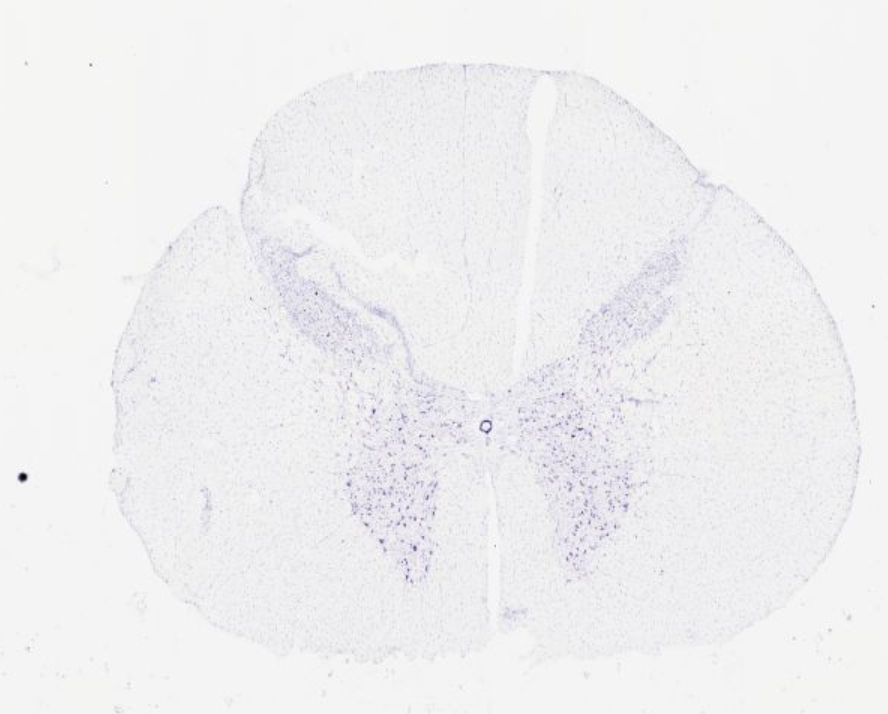
#> input picture afbeelding ruggenmerg makaak .png, 888 x 714 px
$ python stroomspier5.py
#> lines starting #> are read from the running program, lines starting #| are printed output that depends on the picture; after the words box and inside, x2 and y2 are one past the last pixel; in counts of white or black regions, pixels touching at a corner belong together
import cv2
import numpy as np
import pandas as pd
import matplotlib.pyplot as plt
from matplotlib.widgets import Slider, TextBox, Button


# settings

image_file = "afbeelding ruggenmerg makaak .png"
csv_file = "metaMN.csv"

number_of_neurons = 500

muscle_x_shift = 46.1
muscle_y_shift = 33.8
muscle_scale = 7.4

max_muscle_distance = 2.0

mu0 = 4 * np.pi * 10**-7
meters_per_unit = 0.0001

target_muscle = 1

off_target_penalty = 3.0
current_penalty = 0.5

# these steps are not too small, otherwise the optimization becomes slow
optimization_x_values = np.arange(30, 71, 3)
optimization_y_values = np.arange(15, 56, 3)
optimization_current_values = np.arange(0.02, 0.51, 0.03)

best_result = None
all_results_dataframe = None


# load image

image = cv2.imread(image_file)
#> image is the input picture: shape (714, 888, 3); mean B, G, R 240.5, 239.1, 239.3

if image is None:
    print("Image not found. Check the image file name.")
    exit()

image_rgb = cv2.cvtColor(image, cv2.COLOR_BGR2RGB)
image_hsv = cv2.cvtColor(image, cv2.COLOR_BGR2HSV)
#> image_hsv: shape (714, 888, 3); mean H, S, V 57, 1.8, 240.6

height, width, channels = image.shape
#> height = 714; width = 888; channels = 3

print("Image width:", width)
#| Image width: 888
print("Image height:", height)
#| Image height: 714


# find the blue / purple area in the image

lower_blue = np.array([70, 3, 80])
upper_blue = np.array([170, 80, 255])

blue_mask = cv2.inRange(image_hsv, lower_blue, upper_blue)
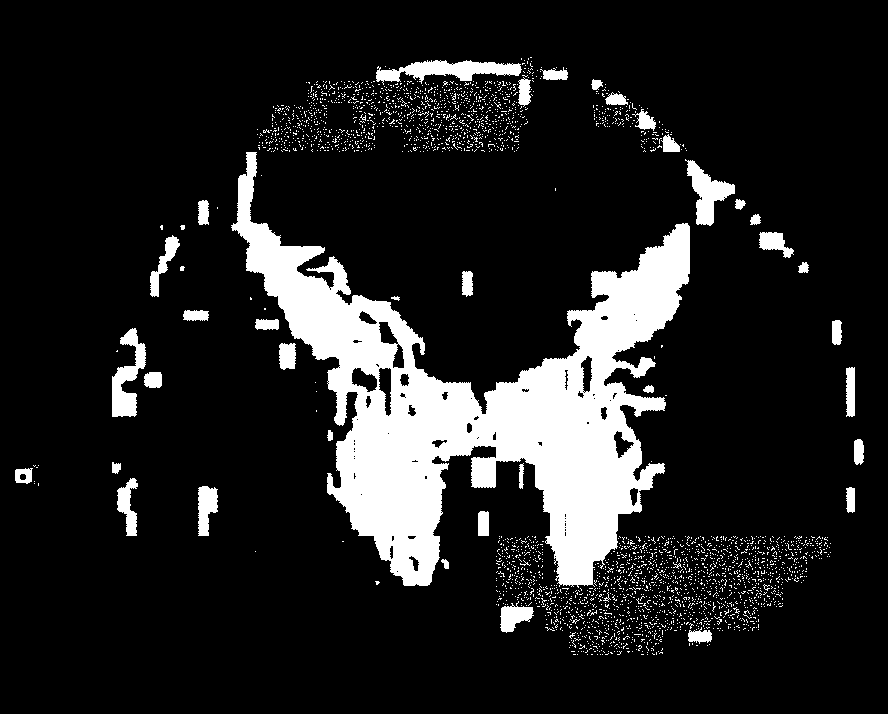
#> blue_mask: shape (714, 888); 13.5% white; 2932 white regions (2891 under 20 px), largest, box (x1, y1, x2, y2) and area: (231, 152, 690, 588) 65558, (376, 60, 522, 85) 1839, (112, 328, 146, 417) 1483

kernel = np.ones((3, 3), np.uint8)

blue_mask = cv2.morphologyEx(blue_mask, cv2.MORPH_OPEN, kernel)
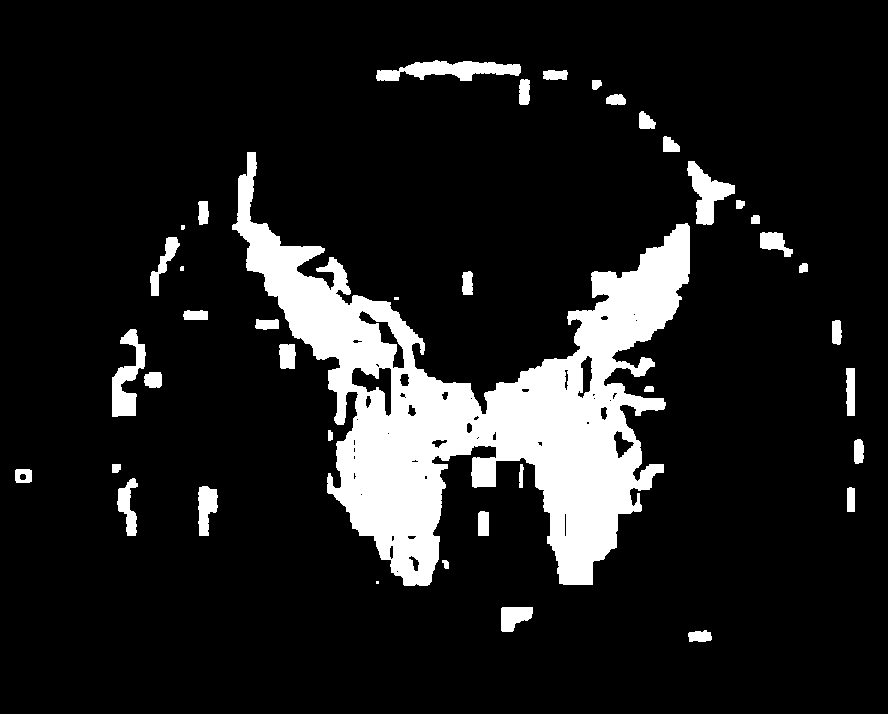
#> blue_mask: shape (714, 888); 12.2% white; 40 white regions (4 under 20 px), largest, box (x1, y1, x2, y2) and area: (232, 152, 690, 586) 64906, (376, 60, 521, 81) 1755, (112, 329, 146, 417) 1436
blue_mask = cv2.morphologyEx(blue_mask, cv2.MORPH_CLOSE, kernel)
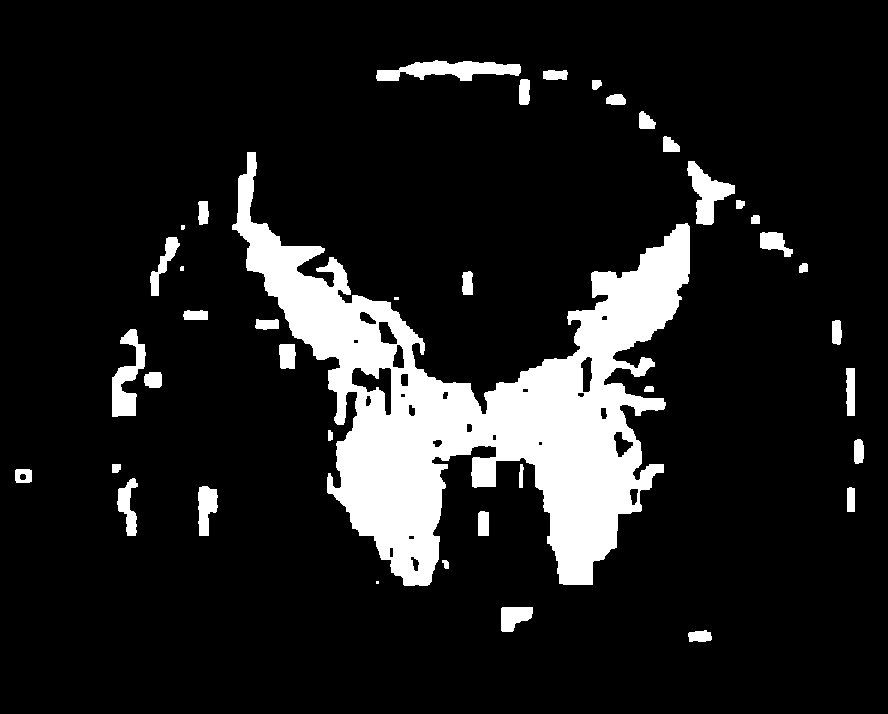
#> blue_mask: shape (714, 888); 12.3% white; 40 white regions (4 under 20 px), largest, box (x1, y1, x2, y2) and area: (232, 152, 690, 586) 65250, (376, 60, 521, 81) 1774, (112, 329, 146, 417) 1441


# simulate neurons inside the selected area

y_pixels, x_pixels = np.where(blue_mask > 0)

top_cutoff = np.percentile(y_pixels, 8)
#> top_cutoff = 234
keep_pixels = y_pixels > top_cutoff

y_pixels = y_pixels[keep_pixels]
x_pixels = x_pixels[keep_pixels]

if len(x_pixels) < number_of_neurons:
    print("Not enough blue pixels.")
    exit()

np.random.seed(1)

random_indices = np.random.choice(
    len(x_pixels),
    number_of_neurons,
    replace=False
)
#> random_indices = 500 values, max 71621 at index 51, min 108 at index 185, mean 34960.5

neuron_x_pixels = x_pixels[random_indices]
#> neuron_x_pixels = 500 values, max 861 at index 10, min 115 at index 196, mean 466.7
neuron_y_pixels = y_pixels[random_indices]
#> neuron_y_pixels = 500 values, max 641 at index 51, min 236 at index 185, mean 407.7

simulated_neurons = pd.DataFrame()

simulated_neurons["neuron_id"] = range(1, number_of_neurons + 1)

simulated_neurons["x"] = neuron_x_pixels / width * 100
simulated_neurons["y"] = 100 - (neuron_y_pixels / height * 100)

simulated_neurons["field_strength"] = 0.0
simulated_neurons["threshold"] = 20.0
simulated_neurons["fires"] = False
simulated_neurons["nearest_muscle"] = -1
simulated_neurons["nearest_muscle_distance"] = 999.0
simulated_neurons["activates_muscle"] = False


# load muscle data

#> (the run stopped early here; a loop or call above may not have finished)
